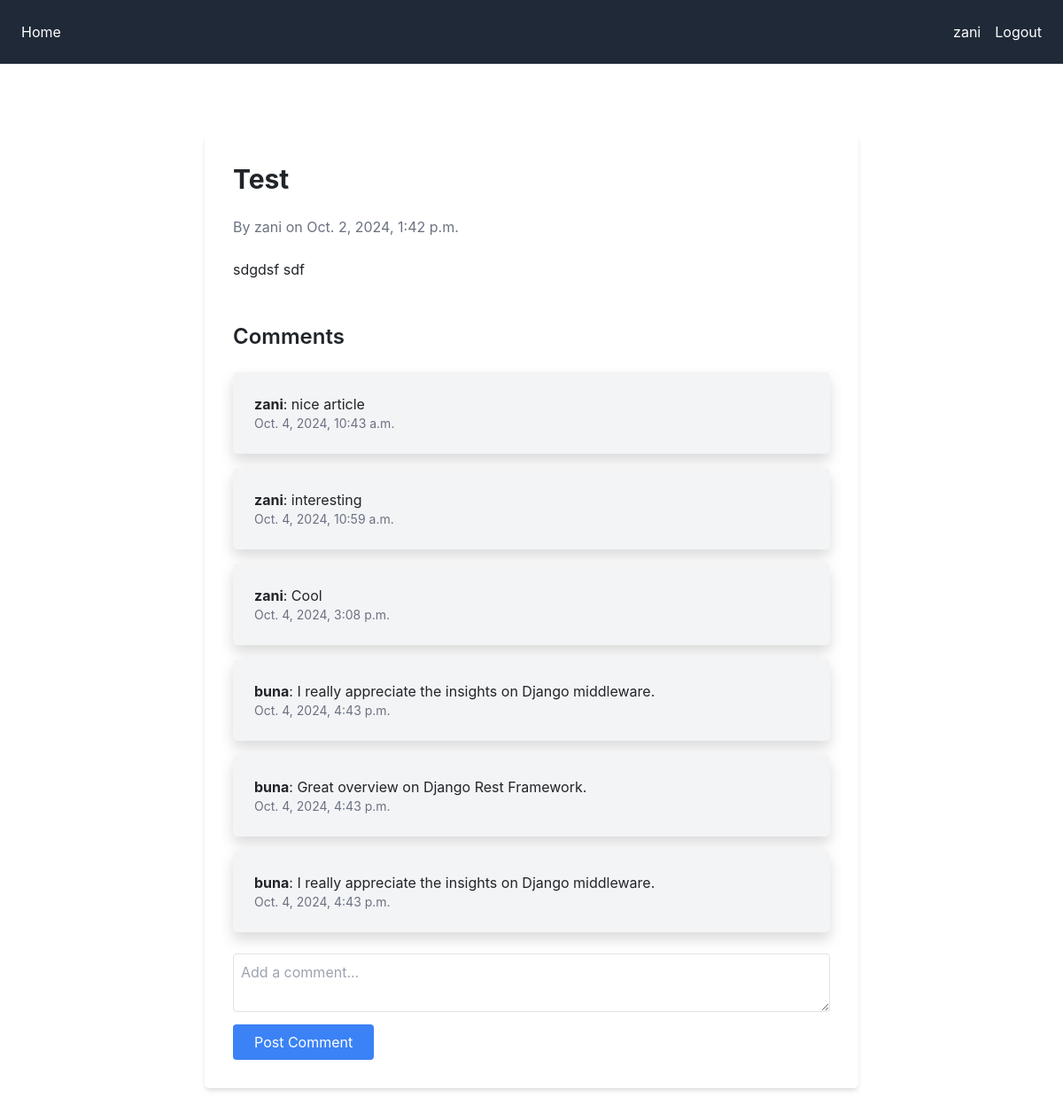
Page /article/1/ (signed in) on the committed database.
### mysite/models.py (models this page shows, shortened)
class Article(models.Model):
    title = models.CharField(max_length=200)
    content = models.TextField()
    author = models.ForeignKey(User, on_delete=models.CASCADE)
    created_at = models.DateTimeField(default=timezone.now)

class Comment(models.Model):
    article = models.ForeignKey(Article, on_delete=models.CASCADE, related_name='comments')
    author = models.ForeignKey(User, on_delete=models.CASCADE)
    content = models.TextField()
    created_at = models.DateTimeField(auto_now_add=True)

### mysite/views.py (the view)
# urls.py: path('article/<int:article_id>/', views.article_detail, name='article_detail'),
def article_detail(request, article_id):
    article = get_object_or_404(Article, pk=article_id)
    comments = article.comments.all()
    if request.method == 'POST':
        form = CommentForm(request.POST)
        if form.is_valid():
            comment = form.save(commit=False)
            comment.article = article
            comment.author = request.user
            comment.save()
            return redirect('article_detail', article_id=article.id)
    else:
        form = CommentForm()
    return render(request, 'article_detail.html', {'article': article, 'comments': comments, 'form': form})

### mysite/forms.py
class CommentForm(forms.ModelForm):
    class Meta:
        model = Comment
        fields = ['content']  # Fields for the comment form

### mysite/templates/article_detail.html (shortened to what this page needs)
{% extends "base.html" %}
{% block content %}
<div class="container mx-auto py-12 max-w-3xl">
    <div class="bg-white shadow-md rounded-lg p-8">
        <h1 class="text-3xl font-bold mb-4">{{ article.title }}</h1>
        <p class="text-gray-500 mb-6">By {{ article.author }} on {{ article.created_at }}</p>
        <div class="prose max-w-none">
            {{ article.content }}
        </div>
        <div class="mt-12">
            <h2 class="text-2xl font-semibold mb-4">Comments</h2>
            <ul class="space-y-4">
                {% for comment in comments %}
                    <li class="bg-gray-100 p-4 rounded-lg shadow">
                        <p><strong>{{ comment.author }}</strong>: {{ comment.content }}</p>
                        <p class="text-sm text-gray-500">{{ comment.created_at }}</p>
                    </li>
                {% empty %}
                    <li>No comments yet.</li>
                {% endfor %}
            </ul>
            {% if user.is_authenticated %}
                <form method="post" class="mt-6">
                    <textarea name="content" class="w-full p-2 border rounded" placeholder="Add a comment..."></textarea>
                    <button type="submit" class="bg-blue-500 text-white py-2 px-4 rounded mt-2">Post Comment</button>
                </form>
            {% else %}
                <p class="mt-4 text-gray-600">You need to <a href="{% url 'login' %}" class="text-blue-500 hover:underline">log in</a> to add a comment.</p>
            {% endif %}
        </div>
    </div>
</div>
{% endblock %}

### mysite/templates/base.html (shortened to what this page needs)
{% load static %}
{% load crispy_forms_tags %}
<!DOCTYPE html>
<html lang="en">
<head>
<link rel="stylesheet" href="https://stackpath.bootstrapcdn.com/bootstrap/4.5.2/css/bootstrap.min.css">
<link rel="stylesheet" href="{% static 'css/output.css' %}">
</head>
<body>
    <nav class="bg-gray-800 p-4 flex justify-between items-center">
        <ul class="flex space-x-4">
            <li><a href="{% url 'article_list' %}" class="text-white">Home</a></li>
        </ul>
        <ul class="flex space-x-4 items-center">
            {% if user.is_authenticated %}
                <li><a href="{% url 'profile' %}" class="text-white">{{ user.username }}</a></li>
                <form method="POST" action="{% url 'logout' %}" class="inline">
                    <button type="submit" class="text-white">Logout</button>
                </form>
            {% else %}
                <li><a href="{% url 'login' %}" class="text-white">Login</a></li>
                <li><a href="{% url 'signup' %}" class="text-white">Signup</a></li>
            {% endif %}
        </ul>
    </nav>
    <div class="container mx-auto py-8">
        {% block content %}
        {% endblock %}
    </div>
</body>
</html>

### rows in the picture
Article: title "Test", author "zani", created_at "Oct. 2, 2024, 1:42 p.m.", content "sdgdsf sdf"
Comment: author "zani", content "nice article", created_at "Oct. 4, 2024, 10:43 a.m."
Comment: author "zani", content "interesting", created_at "Oct. 4, 2024, 10:59 a.m."
Comment: author "zani", content "Cool", created_at "Oct. 4, 2024, 3:08 p.m."
Comment: author "buna", content "I really appreciate the insights on Django middleware.", created_at "Oct. 4, 2024, 4:43 p.m."
Comment: author "buna", content "Great overview on Django Rest Framework.", created_at "Oct. 4, 2024, 4:43 p.m."
Comment: author "buna", content "I really appreciate the insights on Django middleware.", created_at "Oct. 4, 2024, 4:43 p.m."

### other values in the picture
{{ user.username }} "zani"
